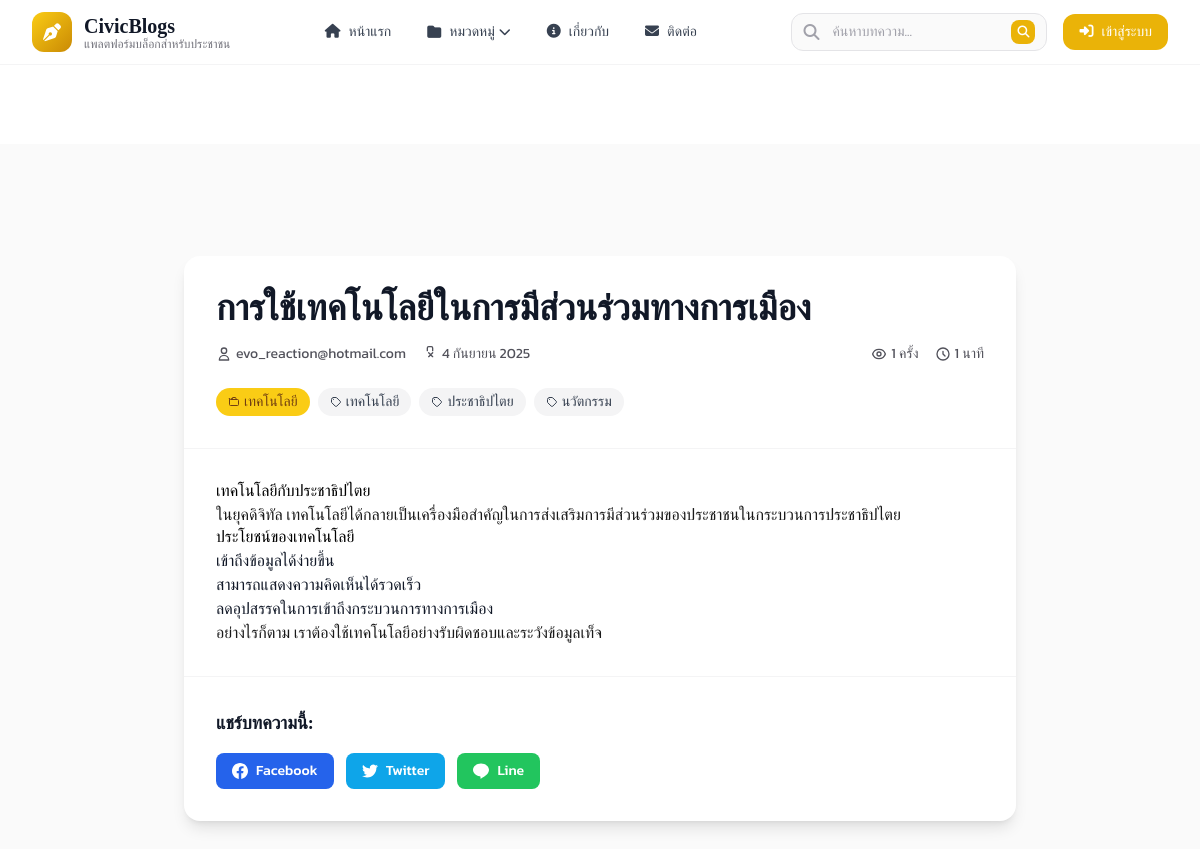
The app's page /post/post-2/ with its own data.
### blog/models.py (models this page shows, shortened)
class Post(models.Model):
    STATUS_CHOICES = (
        ('draft', 'Draft'),
        ('published', 'Published'),
        ('archived', 'Archived'),
    )
    title = models.CharField(max_length=200)
    slug = models.SlugField(max_length=200, unique=True, blank=True)
    author = models.ForeignKey(User, on_delete=models.CASCADE, related_name='blog_posts')
    category = models.ForeignKey(Category, on_delete=models.SET_NULL, null=True, blank=True, related_name='posts')
    excerpt = models.TextField(max_length=300, blank=True, help_text='Brief description of the post')
    content = RichTextUploadingField()
    featured_image = models.ImageField(upload_to=upload_featured_image, blank=True, null=True)
    featured_image_alt = models.CharField(max_length=200, blank=True, help_text='Alt text for featured image')
    status = models.CharField(max_length=10, choices=STATUS_CHOICES, default='draft')
    tags = TaggableManager(blank=True)
    meta_description = models.CharField(max_length=160, blank=True)
    meta_keywords = models.CharField(max_length=200, blank=True)
    created_at = models.DateTimeField(auto_now_add=True)
    updated_at = models.DateTimeField(auto_now=True)
    published_at = models.DateTimeField(null=True, blank=True)
    view_count = models.PositiveIntegerField(default=0)
    class Meta:
        ordering = ['-created_at']
        indexes = [
            models.Index(fields=['-created_at']),
            models.Index(fields=['status']),
            models.Index(fields=['category']),
        ]
    def save(self, *args, **kwargs):
        super().save(*args, **kwargs)
        if self.featured_image:
            img = Image.open(self.featured_image.path)
            if img.height > 800 or img.width > 1200:
                img.thumbnail((1200, 800), Image.Resampling.LANCZOS)
                img.save(self.featured_image.path, optimize=True, quality=85)
    def get_reading_time(self):
        word_count = len(self.content.split())
        return max(1, round(word_count / 200))

class Category(models.Model):
    name = models.CharField(max_length=100, unique=True)
    slug = models.SlugField(max_length=100, unique=True, blank=True)
    description = models.TextField(blank=True)
    created_at = models.DateTimeField(auto_now_add=True)
    class Meta:
        verbose_name_plural = 'Categories'
        ordering = ['name']

### blog/views.py (the view)
# urls.py: re_path(r'^post/(?P<slug>[-\w]+)/$', views.PostDetailView.as_view(), name='post_detail'),
class PostDetailView(DetailView):
    model = Post
    template_name = 'blog/post_detail.html'
    context_object_name = 'post'
    def get_queryset(self):
        return Post.objects.filter(status='published').select_related('author', 'category')
    def get_object(self, queryset=None):
        obj = super().get_object(queryset)
        obj.view_count += 1
        obj.save(update_fields=['view_count'])
        return obj
    def get_context_data(self, **kwargs):
        context = super().get_context_data(**kwargs)
        context['related_posts'] = Post.objects.filter(
            category=self.object.category,
            status='published'
        ).exclude(id=self.object.id)[:3]
        return context

### templates/blog/post_detail.html (shortened to what this page needs)
{% extends 'base.html' %}
{% load static %}
{% block content %}
<div class="min-h-screen bg-gray-50 pt-20">
    <div class="max-w-4xl mx-auto px-4 sm:px-6 lg:px-8 py-8">
        <article class="bg-white rounded-2xl shadow-lg overflow-hidden">
            <header class="p-6 md:p-8 border-b border-gray-100">
                <h1 class="text-3xl md:text-4xl font-bold text-gray-900 mb-4 leading-tight">{{ post.title }}</h1>
                <div class="flex flex-col md:flex-row md:items-center md:justify-between gap-4 text-sm text-gray-600 mb-6">
                    <div class="flex items-center gap-4">
                        <div class="flex items-center gap-1">
                            <svg class="w-4 h-4" fill="none" stroke="currentColor" viewBox="0 0 24 24">
                                <path stroke-linecap="round" stroke-linejoin="round" stroke-width="2" d="M16 7a4 4 0 11-8 0 4 4 0 018 0zM12 14a7 7 0 00-7 7h14a7 7 0 00-7-7z"></path>
                            </svg>
                            <span>{{ post.author.username }}</span>
                        </div>
                        <div class="flex items-center gap-1">
                            <svg class="w-4 h-4" fill="none" stroke="currentColor" viewBox="0 0 24 24">
                                <path stroke-linecap="round" stroke-linejoin="round" stroke-width="2" d="M8 7V3a2 2 0 012-2h4a2 2 0 012 2v4m-6 9l6-6m-6 0l6 6"></path>
                            </svg>
                            <span>{{ post.created_at|date:"j F Y" }}</span>
                        </div>
                    </div>
                    <div class="flex items-center gap-4">
                        <div class="flex items-center gap-1">
                            <span>{{ post.view_count|default:0 }} ครั้ง</span>
                        </div>
                        <div class="flex items-center gap-1">
                            <svg class="w-4 h-4" fill="none" stroke="currentColor" viewBox="0 0 24 24">
                                <path stroke-linecap="round" stroke-linejoin="round" stroke-width="2" d="M12 8v4l3 3m6-3a9 9 0 11-18 0 9 9 0 0118 0z"></path>
                            </svg>
                            <span>{{ post.get_reading_time }} นาที</span>
                        </div>
                    </div>
                </div>
                <div class="flex flex-wrap gap-2">
                    {% if post.category %}
                        <a href="{% url 'blog:category_detail' post.category.slug %}"
                           class="inline-flex items-center gap-1 px-3 py-1 rounded-full text-sm font-medium bg-yellow-400 text-yellow-900 hover:bg-yellow-500 transition-colors">
                            {{ post.category.name }}
                        </a>
                    {% endif %}
                    {% for tag in post.tags.all %}
                        <a href="{% url 'blog:tagged_posts' tag.slug %}"
                           class="inline-flex items-center gap-1 px-3 py-1 rounded-full text-sm font-medium bg-gray-100 text-gray-700 hover:bg-yellow-100 hover:text-yellow-800 transition-colors">
                            <svg class="w-3 h-3" fill="none" stroke="currentColor" viewBox="0 0 24 24">
                                <path stroke-linecap="round" stroke-linejoin="round" stroke-width="2" d="M7 7h.01M7 3h5c.512 0 1.024.195 1.414.586l7 7a2 2 0 010 2.828l-7 7a2 2 0 01-2.828 0l-7-7A1.994 1.994 0 013 12V7a4 4 0 014-4z"></path>
                            </svg>
                            {{ tag.name }}
                        </a>
                    {% endfor %}
                </div>
            </header>
            <div class="p-6 md:p-8">
                <div class="prose prose-lg max-w-none prose-headings:text-gray-900 prose-p:text-gray-700 prose-a:text-yellow-600 prose-strong:text-gray-900">
                    {{ post.content|safe }}
                </div>
            </div>
            <div class="border-t border-gray-100 p-6 md:p-8">
                <h3 class="text-lg font-semibold text-gray-900 mb-4">แชร์บทความนี้:</h3>
                <div class="flex flex-wrap gap-3">
                    <a href="https://www.facebook.com/sharer/sharer.php?u={{ request.build_absolute_uri }}"
                       class="inline-flex items-center gap-2 px-4 py-2 text-sm font-medium text-white bg-blue-600 rounded-lg hover:bg-blue-700 transition-colors" target="_blank">
                        Facebook
                    </a>
                    <a href="https://twitter.com/intent/tweet?text={{ post.title }}&url={{ request.build_absolute_uri }}"
                       class="inline-flex items-center gap-2 px-4 py-2 text-sm font-medium text-white bg-sky-500 rounded-lg hover:bg-sky-600 transition-colors" target="_blank">
                        Twitter
                    </a>
                    <a href="https://line.me/R/msg/text/?{{ post.title }}%0D%0A{{ request.build_absolute_uri }}"
                       class="inline-flex items-center gap-2 px-4 py-2 text-sm font-medium text-white bg-green-500 rounded-lg hover:bg-green-600 transition-colors" target="_blank">
                        Line
                    </a>
                </div>
            </div>
        </article>
    </div>
</div>
{% endblock %}

### static/css/style.css (style rules this page uses)
:root { --primary-yellow: #FFD700; --secondary-yellow: #FFA500; --accent-yellow: #FFFF00; --light-yellow: #FFF8DC; --primary-black: #000000; --soft-black: #1a1a1a; --charcoal: #2c2c2c; --dark-gray: #404040; --pure-white: #FFFFFF; --off-white: #FAFAFA; --light-gray: #f5f5f5; --font-primary: 'Arial', sans-serif; --font-heading: 'Georgia', serif; --spacing-xs: 0.25rem; --spacing-sm: 0.5rem; --spacing-md: 1rem; --spacing-lg: 1.5rem; --spacing-xl: 2rem; --spacing-xxl: 3rem; --border-radius-sm: 4px; --border-radius-md: 8px; --border-radius-lg: 12px; --shadow-sm: 0 2px 4px rgba(0, 0, 0, 0.1); --shadow-md: 0 4px 8px rgba(0, 0, 0, 0.15); --shadow-lg: 0 8px 16px rgba(0, 0, 0, 0.2); }
* { margin: 0; padding: 0; box-sizing: border-box; }
body { font-family: 'Kanit', 'Arial', sans-serif; background-color: var(--pure-white); color: var(--primary-black); line-height: 1.6; padding-top: 80px; }
h1, h2, h3, h4, h5, h6 { font-family: var(--font-heading); color: var(--primary-black); margin-bottom: var(--spacing-md); font-weight: bold; }
h1 { font-size: 2.5rem; line-height: 1.2; }
h2 { font-size: 2rem; line-height: 1.3; }
h3 { font-size: 1.5rem; line-height: 1.4; }
p { margin-bottom: var(--spacing-md); color: var(--soft-black); }
a { color: var(--primary-black); text-decoration: none; transition: all 0.3s ease; }

### records on screen
Post: title "การใช้เทคโนโลยีในการมีส่วนร่วมทางการเมือง", author.username "evo_reaction@hotmail.com", created_at "4 กันยายน 2025", view_count "1", get_reading_time "1", category.name "เทคโนโลยี", content "เทคโนโลยีกับประชาธิปไตย ในยุคดิจิทัล เทคโนโลยีได้กลายเป็นเครื่องมือสำคัญในการส่งเสริมการมีส่วนร่วมของประชาชนในกระบวนการประชาธิปไตย ประโยชน์ของเทคโนโลยี เข้าถึงข้อมูลได้ง่ายขึ้น สามารถแสดงความคิดเห็นได้รวดเร็ว ลดอุปสรรคในการเข้าถึงกระบวนการทางการเมือง อย่างไรก็ตาม เราต้องใช้เทคโนโลยีอย่างรับผิดชอบและระวังข้อมูลเท็จ"
Tag: name "เทคโนโลยี"
Tag: name "ประชาธิปไตย"
Tag: name "นวัตกรรม"
